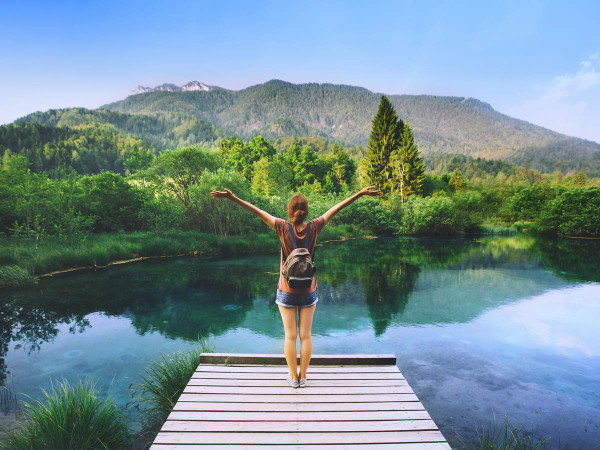
#> input picture nature.jpg, 600 x 450 px
$ python translation.py
#> lines starting #> are read from the running program, lines starting #| are printed output that depends on the picture
import cv2
import numpy

#Loading image from memory
image = cv2.imread('nature.jpg')
#> image is the input picture: shape (450, 600, 3); mean B, G, R 147.9, 141.5, 116.6

#Translation matrix
matrix = numpy.float32([[1,0,100],[0,1,100]])

#Applying the matrix to the image
translated = cv2.warpAffine(image, matrix, (image.shape[1]+100,image.shape[0]+100))
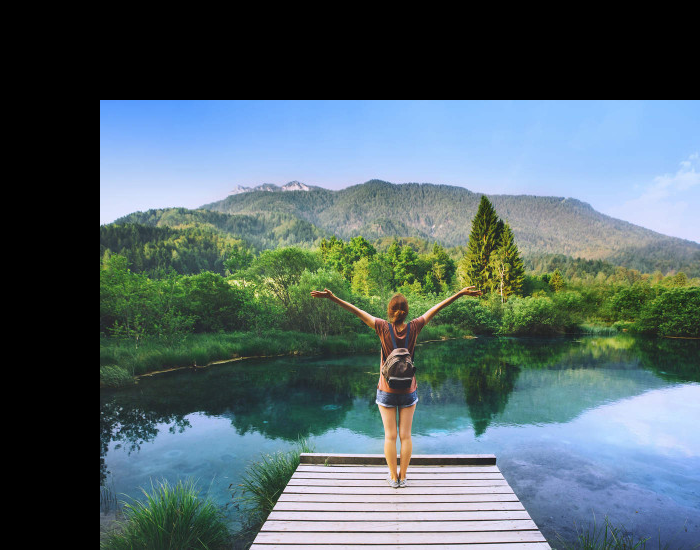
#> translated: shape (550, 700, 3); mean B, G, R 103.7, 99.2, 81.8

#Showing the image
cv2.imshow('translation', translated)
cv2.waitKey(4000)

$ run again, with adam.jfif saved as nature.jpg
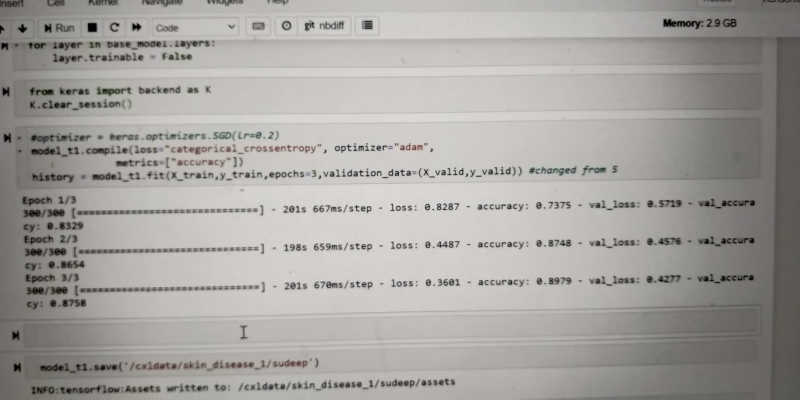
#> input picture adam.jfif, 1599 x 799 px (shown at 1/2 size)
#> image is the input picture: shape (799, 1599, 3); mean B, G, R 159.3, 163.1, 166.3
#> `translated = cv2.warpAffine(image, matrix, (image.shape[1]+100,image.s..`:
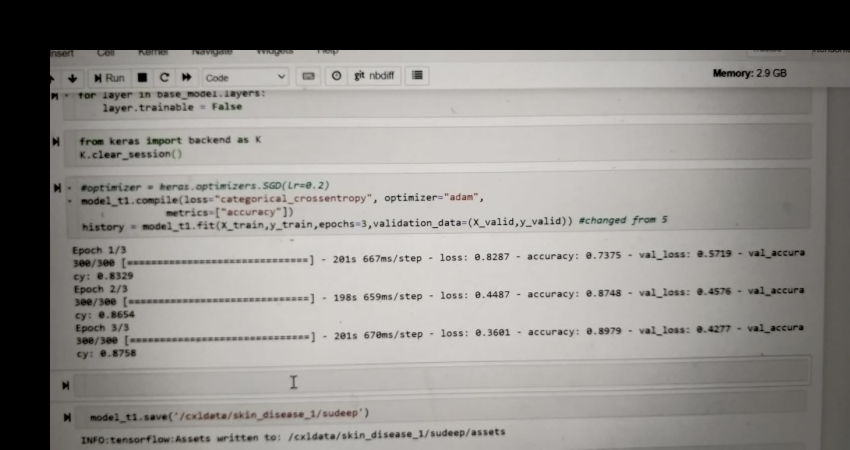
#> translated: shape (899, 1699, 3) (shown at 1/2 size); mean B, G, R 133.2, 136.4, 139.1
